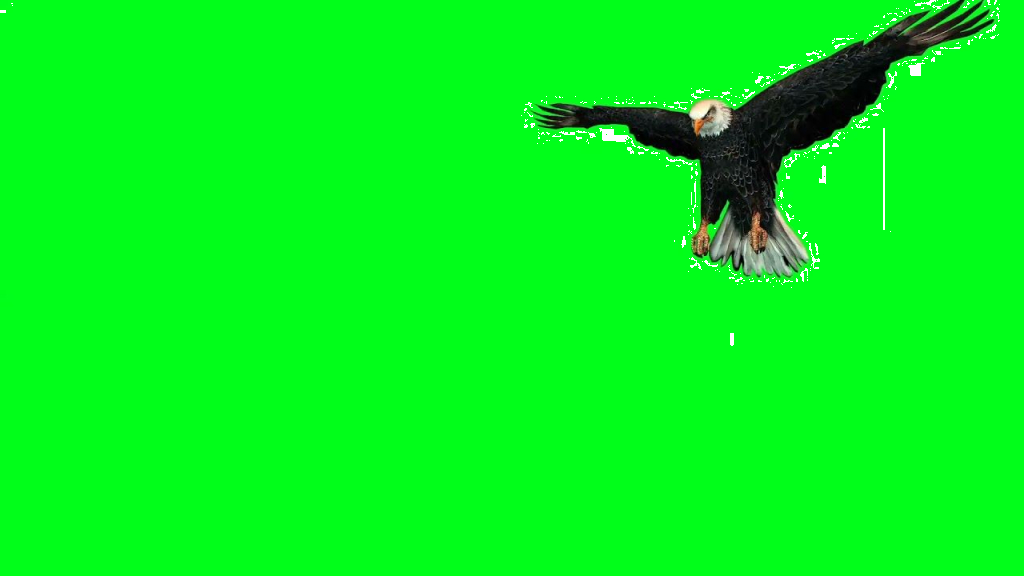

Generate this figure with Python:
from PIL import Image
import numpy as np


image = Image.open('./greenSquare.png').convert("RGBA")
raster = image.load()

maxGreen = 0
greenBlue = 0
greenRed = 0

for x in range(image.width):
    for y in range(image.height):
        pixel = raster[x,y]

        r = pixel[0]
        g = pixel[1]
        b = pixel[2]
        a = pixel[3]

        if (g >= maxGreen):
            maxGreen = g
            greenBlue = b
            greenRed = r

            print(maxGreen)
            print(greenBlue)
            print(greenRed)




for x in range(image.width):
    for y in range(image.height):
        pixel = raster[x,y]

        r = pixel[0]
        g = pixel[1]
        b = pixel[2]
        a = pixel[3]

        if (g >= 250):
            a = 0
            g = 0

        raster[x, y] = (r, g, b, a)


image.save('./greenScreen.png')